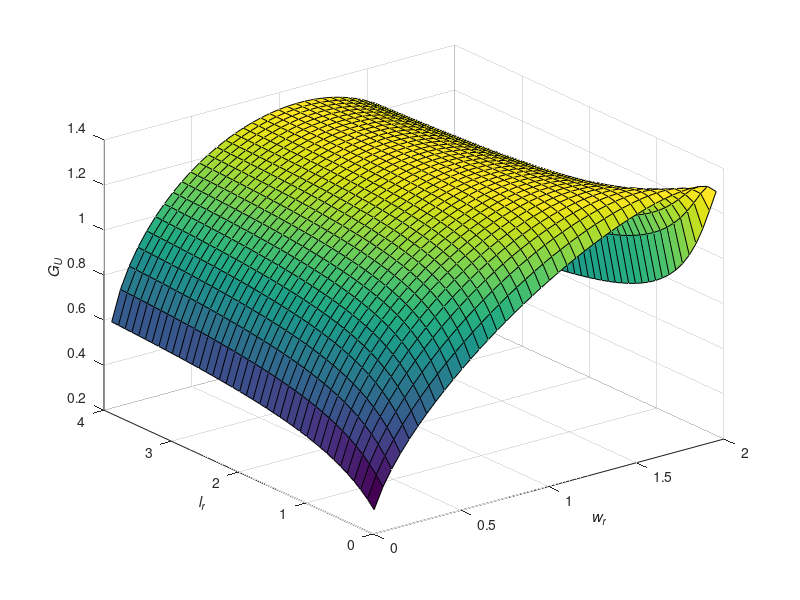

MATLAB code to generate this figure:
 x=0.04:0.05:1.99;
 y=0.09:0.1:3.99;
 [w_r,l_r]=meshgrid(x,y);
 g_delta=(1+2*l_r);
 g_c=8*(1-w_r).^3;
 g_d=6*(w_r-1).*(3+4*l_r-2*w_r-4*l_r.*w_r);
 g_e=3*(-2-2*l_r+w_r+2*l_r.*w_r).^2.*log((2-w_r)./w_r);
 G_le=(g_d+g_e)./g_c;
 G_F=g_delta./G_le;
 G_U=g_delta.*G_F;
 
figure(1)
surf(w_r,l_r,G_U)
xlabel('\itw_r');
ylabel('\itl_r');
zlabel('\itG_U');